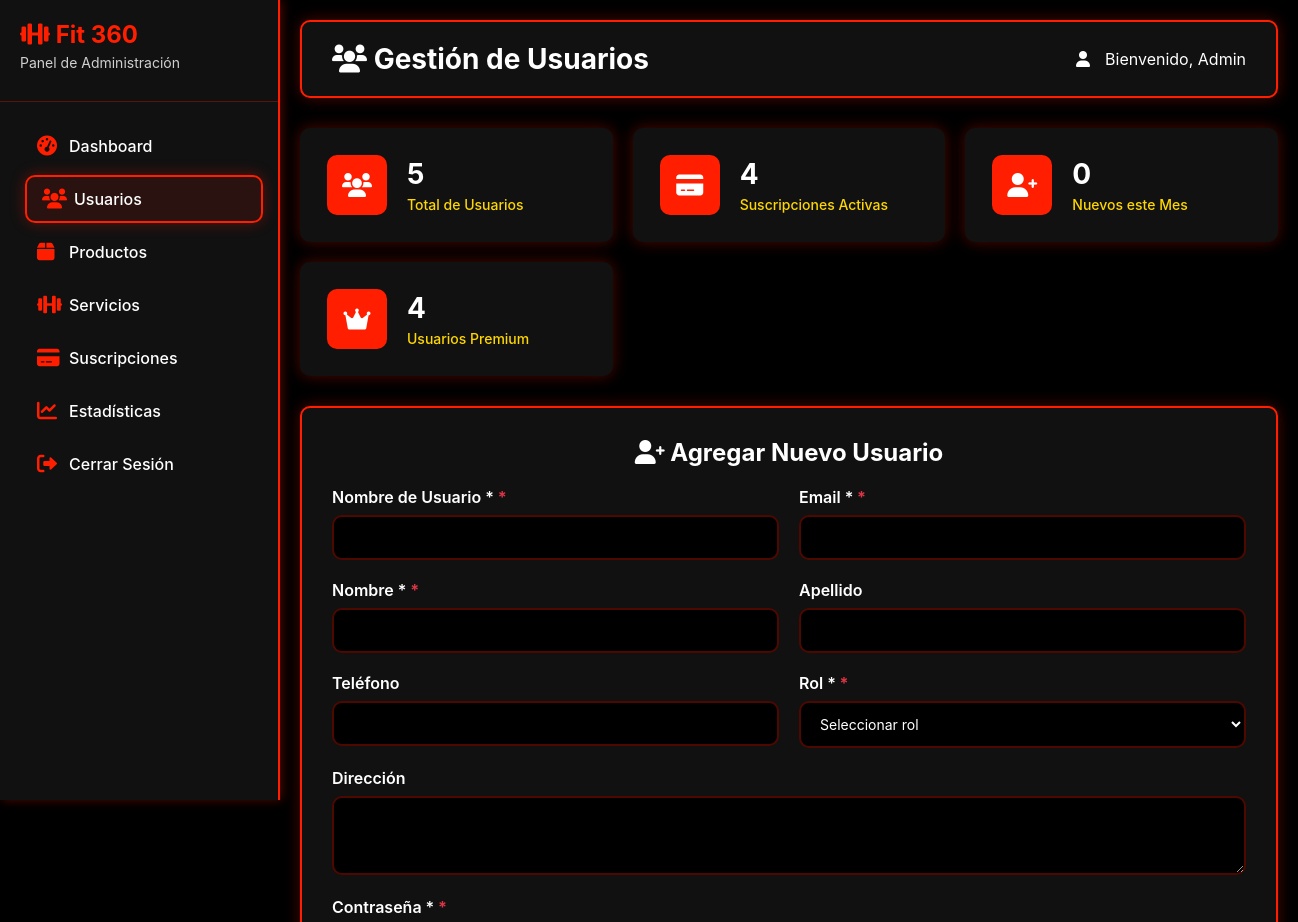
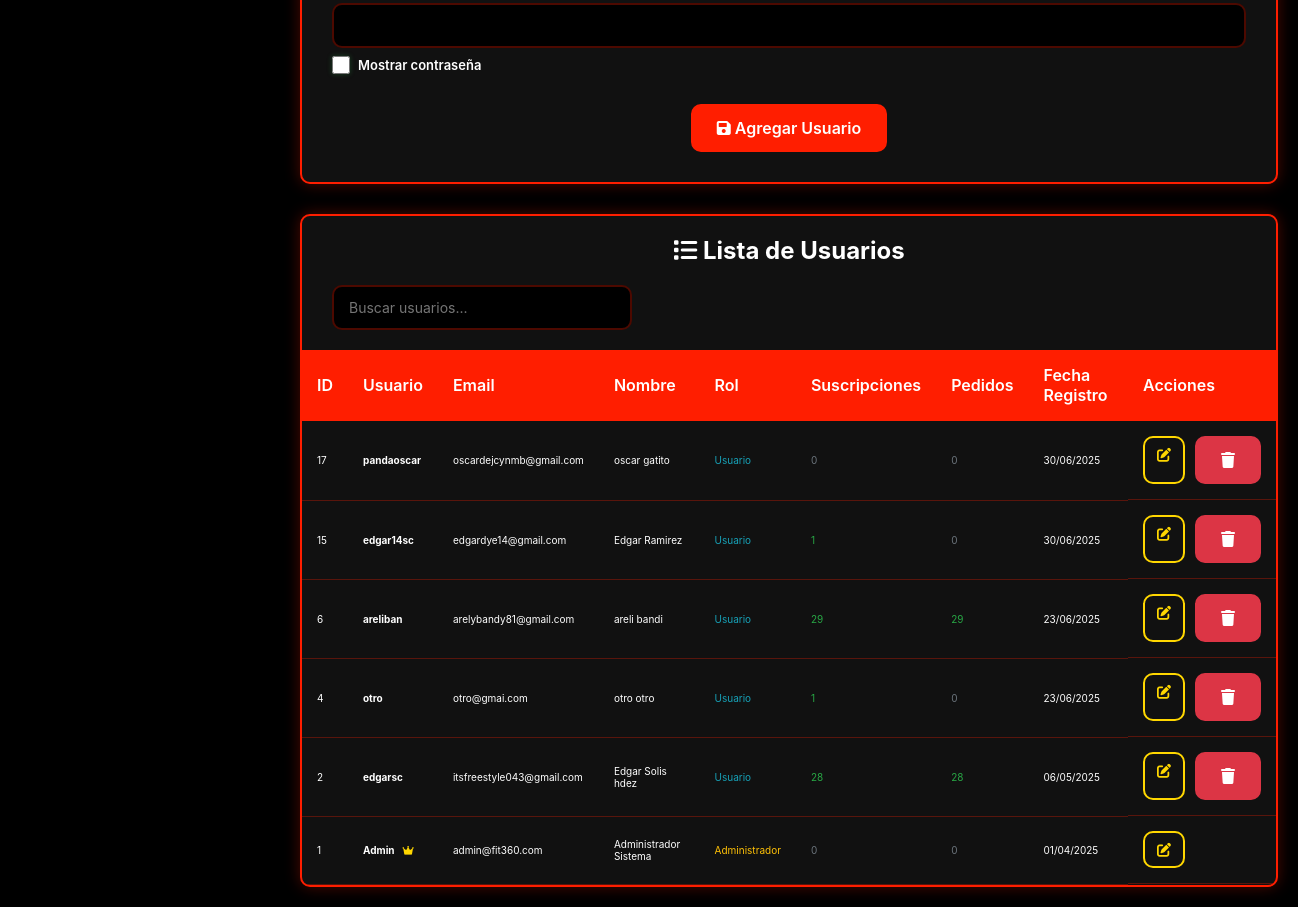
/admin/users.php (signed in), run on the app's committed database (2 pictures, top to bottom).
### tables this page shows
CREATE TABLE `usuario` (
  `id_usuario` int(11) NOT NULL,
  `nombre_usuario` varchar(50) NOT NULL,
  `correo` varchar(100) NOT NULL,
  `hash_contraseña` varchar(255) NOT NULL,
  `nombre` varchar(50) NOT NULL,
  `apellido` varchar(50) NOT NULL,
  `telefono` varchar(10) NOT NULL,
  `direccion` text NOT NULL,
  `rol` enum('usuario','administrador') DEFAULT 'usuario',
  `esta_activo` tinyint(1) DEFAULT 1,
  `fecha_creacion` timestamp NOT NULL DEFAULT current_timestamp(),
  `fecha_actualizacion` timestamp NOT NULL DEFAULT current_timestamp() ON UPDATE current_timestamp()
);

### admin/users.php (the view, shortened to what this page needs)
<?php
$pdo = getConnection();
$users = $pdo->query("
    SELECT u.*,
           COUNT(us.id_suscripcion) as active_subscriptions,
           COUNT(o.id_pedido) as total_orders
    FROM usuario u
    LEFT JOIN suscripcion_usuario us ON u.id_usuario = us.id_usuario AND us.estado = 'activa'
    LEFT JOIN pedido o ON u.id_usuario = o.id_usuario
    GROUP BY u.id_usuario
    ORDER BY u.fecha_creacion DESC
")->fetchAll();
$edit_user = null;
$total_users = $pdo->query("SELECT COUNT(*) as total FROM usuario WHERE rol = 'usuario'")->fetch()['total'];
$active_subscriptions = $pdo->query("SELECT COUNT(*) as total FROM suscripcion_usuario WHERE estado = 'activa'")->fetch()['total'];
$new_users_month = $pdo->query("
    SELECT COUNT(*) as total
    FROM usuario
    WHERE rol = 'usuario'
    AND fecha_creacion >= DATE_SUB(NOW(), INTERVAL 30 DAY)
")->fetch()['total'];
$premium_users = $pdo->query("
    SELECT COUNT(DISTINCT us.id_usuario) as total
    FROM suscripcion_usuario us
    JOIN plan_suscripcion sp ON us.id_plan = sp.id_plan
    WHERE us.estado = 'activa'
    AND sp.nombre IN ('PRO', 'PREMIUM')
")->fetch()['total'];
?>
<!DOCTYPE html>
<html lang="es">
<head>
    <link rel="stylesheet" href="https://cdnjs.cloudflare.com/ajax/libs/font-awesome/6.0.0/css/all.min.css">
    <link rel="stylesheet" href="admin-style.css">
</head>
<body>
    <div class="admin-container">
        <div class="admin-sidebar">
            <div class="sidebar-header">
                <h2><i class="fas fa-dumbbell"></i> Fit 360</h2>
                <p>Panel de Administración</p>
            </div>
            <ul class="sidebar-menu">
                <li>
                    <a href="index.php">
                        <i class="fas fa-tachometer-alt"></i>
                        <span>Dashboard</span>
                    </a>
                </li>
                <li class="active">
                    <a href="users.php">
                        <i class="fas fa-users"></i>
                        <span>Usuarios</span>
                    </a>
                </li>
                <li>
                    <a href="products.php">
                        <i class="fas fa-box"></i>
                        <span>Productos</span>
                    </a>
                </li>
                <li>
                    <a href="services.php">
                        <i class="fas fa-dumbbell"></i>
                        <span>Servicios</span>
                    </a>
                </li>
                <li>
                    <a href="subscriptions.php">
                        <i class="fas fa-credit-card"></i>
                        <span>Suscripciones</span>
                    </a>
                </li>
                <li>
                    <a href="sales.php">
                        <i class="fas fa-chart-line"></i>
                        <span>Estadísticas</span>
                    </a>
                </li>
                <li>
                    <a href="../logout.php">
                        <i class="fas fa-sign-out-alt"></i>
                        <span>Cerrar Sesión</span>
                    </a>
                </li>
            </ul>
        </div>
        <div class="admin-main">
            <div class="admin-header">
                <h1><i class="fas fa-users"></i> Gestión de Usuarios</h1>
                <div class="user-info">
                    <i class="fas fa-user"></i>
                    Bienvenido, <?php echo htmlspecialchars($_SESSION['username']); ?>
                </div>
            </div>
            <div class="stats-grid">
                <div class="stat-card">
                    <div class="stat-icon">
                        <i class="fas fa-users"></i>
                    </div>
                    <div class="stat-info">
                        <h3><?php echo number_format($total_users); ?></h3>
                        <p>Total de Usuarios</p>
                    </div>
                </div>
                <div class="stat-card">
                    <div class="stat-icon">
                        <i class="fas fa-credit-card"></i>
                    </div>
                    <div class="stat-info">
                        <h3><?php echo number_format($active_subscriptions); ?></h3>
                        <p>Suscripciones Activas</p>
                    </div>
                </div>
                <div class="stat-card">
                    <div class="stat-icon">
                        <i class="fas fa-user-plus"></i>
                    </div>
                    <div class="stat-info">
                        <h3><?php echo number_format($new_users_month); ?></h3>
                        <p>Nuevos este Mes</p>
                    </div>
                </div>
                <div class="stat-card">
                    <div class="stat-icon">
                        <i class="fas fa-crown"></i>
                    </div>
                    <div class="stat-info">
                        <h3><?php echo number_format($premium_users); ?></h3>
                        <p>Usuarios Premium</p>
                    </div>
                </div>
            </div>
            <div class="admin-form">
                <h2><i class="fas fa-user-plus"></i> <?php echo $edit_user ? 'Editar Usuario' : 'Agregar Nuevo Usuario'; ?></h2>
                <form method="POST" action="">
                    <div class="form-row">
                        <div class="form-group">
                            <label for="username">Nombre de Usuario *</label>
                            <input type="text" id="username" name="username" value="<?php echo $edit_user ? htmlspecialchars($edit_user['nombre_usuario']) : ''; ?>" required minlength="3" pattern="[a-zA-Z0-9_]+" title="Solo letras, números y guiones bajos">
                        </div>
                        <div class="form-group">
                            <label for="email">Email *</label>
                            <input type="email" id="email" name="email" value="<?php echo $edit_user ? htmlspecialchars($edit_user['correo']) : ''; ?>" required>
                        </div>
                    </div>
                    <div class="form-row">
                        <div class="form-group">
                            <label for="first_name">Nombre *</label>
                            <input type="text" id="first_name" name="first_name" value="<?php echo $edit_user ? htmlspecialchars($edit_user['nombre']) : ''; ?>" required minlength="2" pattern="[a-zA-ZáéíóúÁÉÍÓÚñÑ\s]+" title="Solo letras y espacios">
                        </div>
                        <div class="form-group">
                            <label for="last_name">Apellido</label>
                            <input type="text" id="last_name" name="last_name" value="<?php echo $edit_user ? htmlspecialchars($edit_user['apellido']) : ''; ?>" minlength="2" pattern="[a-zA-ZáéíóúÁÉÍÓÚñÑ\s]+" title="Solo letras y espacios">
                        </div>
                    </div>
                    <div class="form-row">
                        <div class="form-group">
                            <label for="phone">Teléfono</label>
                            <input type="tel" id="phone" name="phone" value="<?php echo $edit_user ? htmlspecialchars($edit_user['telefono']) : ''; ?>" pattern="[\d\s\-\+]+" title="Solo números, espacios, guiones y +" minlength="7">
                        </div>
                        <div class="form-group">
                            <label for="role">Rol *</label>
                            <select id="role" name="role" required>
                                <option value="">Seleccionar rol</option>
                            </select>
                        </div>
                    </div>
                    <div class="form-group">
                        <label for="address">Dirección</label>
                        <textarea id="address" name="address" rows="3" minlength="10" title="Mínimo 10 caracteres"><?php echo $edit_user ? htmlspecialchars($edit_user['direccion']) : ''; ?></textarea>
                    </div>
                    <div class="form-group">
                        <label for="password"><?php echo $edit_user ? 'Nueva Contraseña (dejar en blanco para mantener la actual)' : 'Contraseña *'; ?></label>
                        <input type="password" id="password" name="password" <?php echo $edit_user ? 'minlength="8"' : 'required minlength="8"'; ?> title="Mínimo 8 caracteres">
                        <div class="show-password-container">
                            <input type="checkbox" id="show-password" style="margin-right: 8px;">
                            <label for="show-password" style="font-size:1.3rem; cursor:pointer;">Mostrar contraseña</label>
                        </div>
                    </div>
                    <div class="form-actions">
                        <button type="submit" class="btn">
                            <i class="fas fa-save"></i>
                            <?php echo $edit_user ? 'Actualizar Usuario' : 'Agregar Usuario'; ?>
                        </button>
                    </div>
                </form>
            </div>
            <div class="admin-table">
                <h2><i class="fas fa-list"></i> Lista de Usuarios</h2>
                <div class="search-container">
                    <input type="text" class="search-input" placeholder="Buscar usuarios..." data-target=".user-row">
                </div>
                <table>
                    <thead>
                        <tr>
                            <th>ID</th>
                            <th>Usuario</th>
                            <th>Email</th>
                            <th>Nombre</th>
                            <th>Rol</th>
                            <th>Suscripciones</th>
                            <th>Pedidos</th>
                            <th>Fecha Registro</th>
                            <th>Acciones</th>
                        </tr>
                    </thead>
                    <tbody>
                        <?php foreach ($users as $user): ?>
                            <tr class="user-row">
                                <td><?php echo $user['id_usuario']; ?></td>
                                <td>
                                    <strong><?php echo htmlspecialchars($user['nombre_usuario']); ?></strong>
                                    <?php if ($user['rol'] == 'administrador'): ?>
                                        <i class="fas fa-crown" style="color: var(--accent-color); margin-left: 5px;"></i>
                                    <?php endif; ?>
                                </td>
                                <td><?php echo htmlspecialchars($user['correo']); ?></td>
                                <td><?php echo htmlspecialchars($user['nombre'] . ' ' . $user['apellido']); ?></td>
                                <td>
                                    <span class="<?php echo $user['rol'] == 'administrador' ? 'text-warning' : 'text-info'; ?>">
                                        <?php echo ucfirst($user['rol']); ?>
                                    </span>
                                </td>
                                <td>
                                    <span class="<?php echo $user['active_subscriptions'] > 0 ? 'text-success' : 'text-muted'; ?>">
                                        <?php echo $user['active_subscriptions']; ?>
                                    </span>
                                </td>
                                <td>
                                    <span class="<?php echo $user['total_orders'] > 0 ? 'text-success' : 'text-muted'; ?>">
                                        <?php echo $user['total_orders']; ?>
                                    </span>
                                </td>
                                <td><?php echo date('d/m/Y', strtotime($user['fecha_creacion'])); ?></td>
                                <td class="table-actions">
                                    <a href="?edit=<?php echo $user['id_usuario']; ?>" class="btn btn-secondary" title="Editar">
                                        <i class="fas fa-edit"></i>
                                    </a>
                                    <?php if ($user['id_usuario'] != $_SESSION['user_id']): ?>
                                        <form method="POST" style="display: inline;" onsubmit="return confirm('⚠️ ADVERTENCIA: Esta acción eliminará completamente al usuario y todos sus datos relacionados (pedidos, suscripciones, métodos de pago, reseñas) de la base de datos. Esta acción es IRREVERSIBLE. ¿Estás seguro de que quieres continuar?')">
                                            <button type="submit" class="btn btn-danger" title="Eliminar completamente">
                                                <i class="fas fa-trash"></i>
                                            </button>
                                        </form>
                                    <?php endif; ?>
                                </td>
                            </tr>
                        <?php endforeach; ?>
                    </tbody>
                </table>
            </div>
        </div>
    </div>
</body>
</html>

### data on the page
usuario: id_usuario "17", nombre_usuario "pandaoscar", correo "oscardejcynmb@gmail.com", nombre+apellido "oscar gatito", rol "Usuario", active_subscriptions "0", total_orders "0", fecha_creacion "30/06/2025"
usuario: id_usuario "15", nombre_usuario "edgar14sc", correo "edgardye14@gmail.com", nombre+apellido "Edgar Ramirez", rol "Usuario", active_subscriptions "1", total_orders "0", fecha_creacion "30/06/2025"
usuario: id_usuario "6", nombre_usuario "areliban", correo "arelybandy81@gmail.com", nombre+apellido "areli bandi", rol "Usuario", active_subscriptions "29", total_orders "29", fecha_creacion "23/06/2025"
usuario: id_usuario "4", nombre_usuario "otro", correo "otro@gmai.com", nombre+apellido "otro otro", rol "Usuario", active_subscriptions "1", total_orders "0", fecha_creacion "23/06/2025"
usuario: id_usuario "2", nombre_usuario "edgarsc", correo "itsfreestyle043@gmail.com", nombre+apellido "Edgar Solis hdez", rol "Usuario", active_subscriptions "28", total_orders "28", fecha_creacion "06/05/2025"
usuario: id_usuario "1", nombre_usuario "Admin", correo "admin@fit360.com", nombre+apellido "Administrador Sistema", rol "Administrador", active_subscriptions "0", total_orders "0", fecha_creacion "01/04/2025"

### other printed values
$_SESSION['username'] "Admin"
$total_users "5"
$active_subscriptions "4"
$new_users_month "0"
$premium_users "4"
